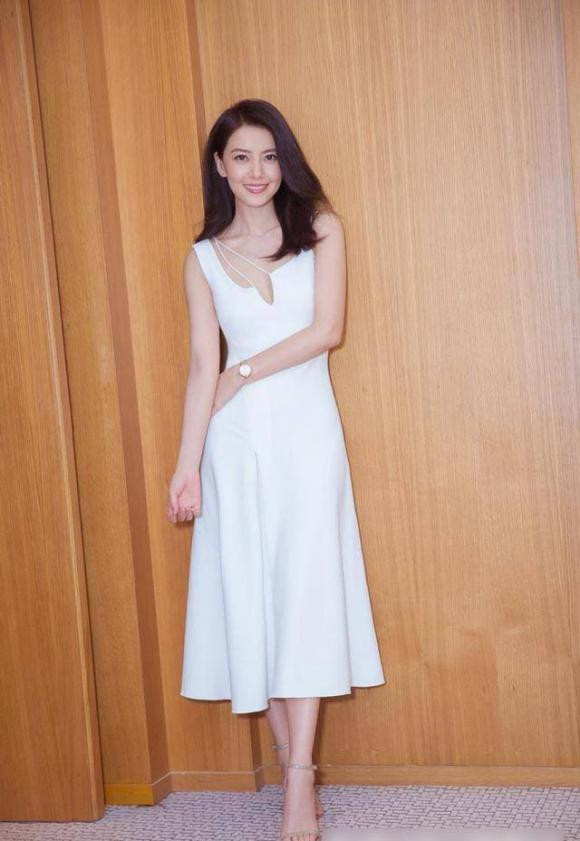
#> input picture images/karakter.jpg, 580 x 841 px
$ python 12-Goruntu_Konturlari.py
#> lines starting #> are read from the running program, lines starting #| are printed output that depends on the picture; after the words box and inside, x2 and y2 are one past the last pixel; in counts of white or black regions, pixels touching at a corner belong together
#> further down, src is the input picture: shape (841, 580, 3); mean B, G, R 126, 150.9, 191.3
import cv2 as cv

def threshold_demo(image):
    dst = cv.GaussianBlur(image, (3, 3), 0)  # Gürültüyü azaltmak için 3x3 çekirdek boyutuyla Gauss bulanıklaştırması uygular
    gray = cv.cvtColor(dst, cv.COLOR_BGR2GRAY)
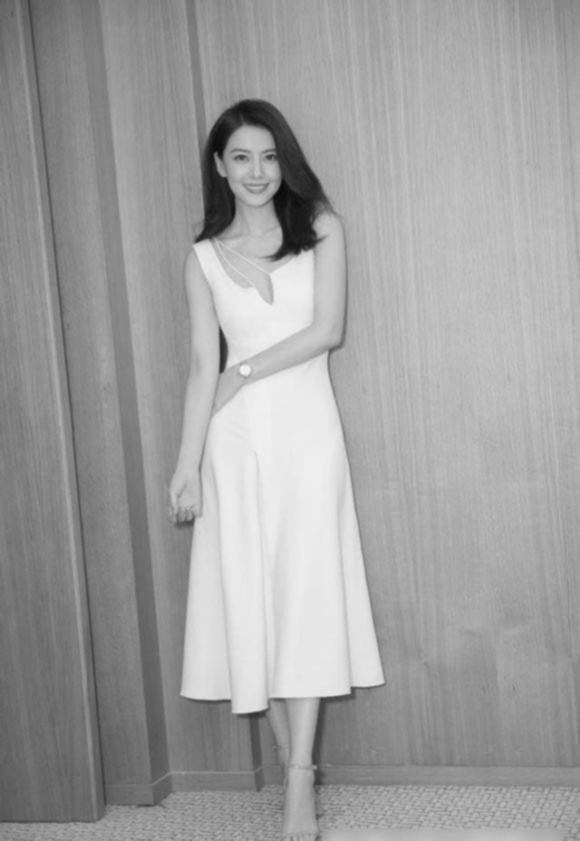
#> gray: shape (841, 580); min 8, max 241, mean 160.2
    ret, binary = cv.threshold(gray, 0, 255, cv.THRESH_OTSU | cv.THRESH_BINARY)  # Otsu yöntemiyle otomatik eşik değeri bulup görüntüyü siyah-beyaza (binary) çevirir
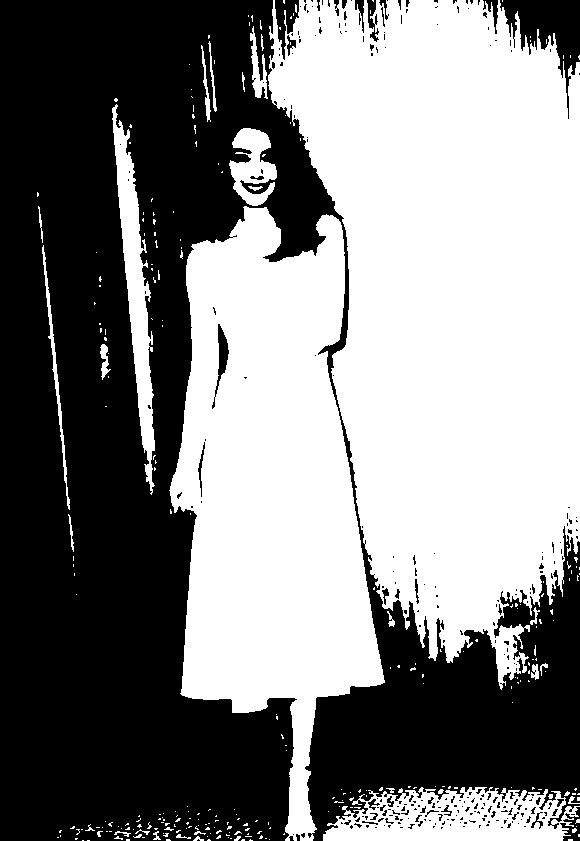
#> binary: shape (841, 580); 51.1% white; 284 black regions (250 under 20 px), largest, box (x1, y1, x2, y2) and area: (0, 0, 580, 841) 230308, (500, 0, 580, 119) 3650, (275, 0, 299, 60) 699
#> ret = 159
    cv.imshow("binary", binary)
    return binary

def canny_demo(image):
    t = 100
    canny_output = cv.Canny(image, t, t * 2)  # 100 ve 200 değerleriyle kenar tespiti uygular
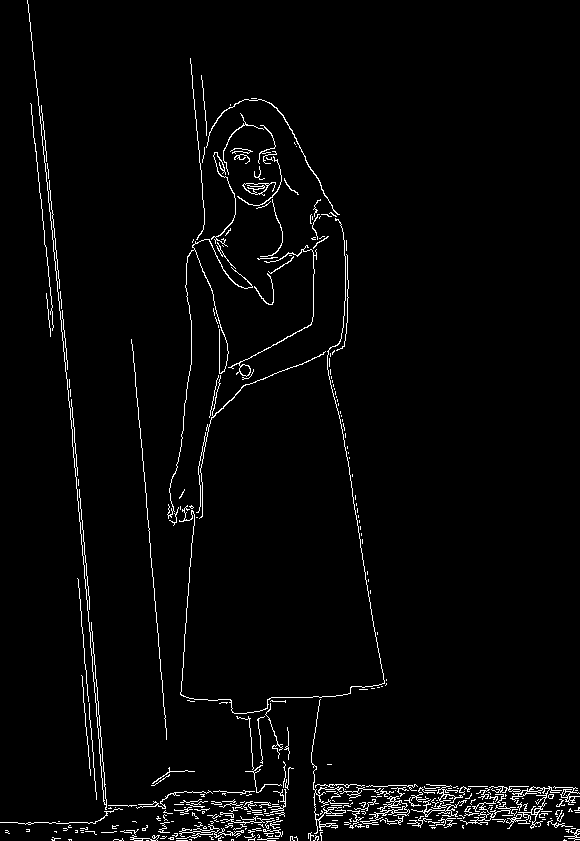
#> canny_output: shape (841, 580); 2.7% white in thin lines or dots
    cv.imshow("canny_output", canny_output)
    return canny_output

src = cv.imread("../images/karakter.jpg")
cv.namedWindow("input", cv.WINDOW_AUTOSIZE)
cv.imshow("input", src)
cv.waitKey(0)

binary = threshold_demo(src)

canny = canny_demo(src)

# Kenar görüntüsündeki tüm konturları ve iç içe hiyerarşilerini (RETR_TREE) bulur
contours, hierarchy = cv.findContours(canny, cv.RETR_TREE, cv.CHAIN_APPROX_SIMPLE)
#> contours = 409 contours, 379 with area under 20; largest, box (x1, y1, x2, y2) and area: (360, 796, 410, 825) 234, (242, 182, 276, 196) 208, (506, 786, 562, 829) 190, (243, 183, 268, 195) 176, (228, 245, 317, 377) 152

for c in range(len(contours)):  # Bulunan tüm konturlar üzerinde tek tek döner
    # Her bir konturu orijinal görüntünün üzerine kırmızı renkte, 2 piksel kalınlığında ve 8-bağlantılı çizgi tipiyle çizer
    cv.drawContours(src, contours, c, (0, 0, 255), 2, 8)
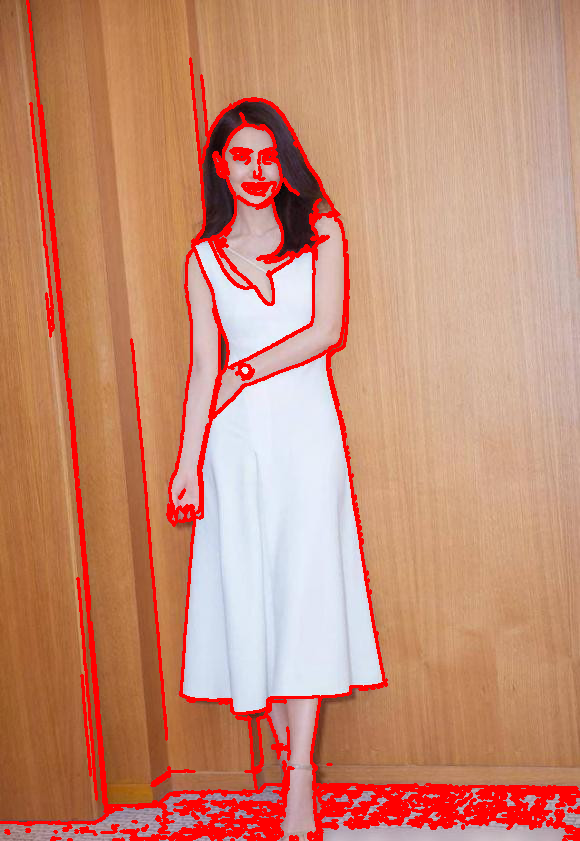
#> src: shape (841, 580, 3); 7.83% of pixels changed, all inside (x1, y1, x2, y2) = (0, 0, 580, 841)

cv.imshow("contours-demo", src)
cv.waitKey(0)

$ run again, with images/bloklar.jpg copied over images/karakter.jpg
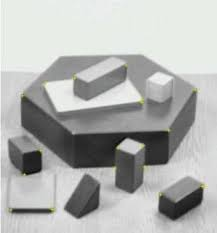
#> input picture images/bloklar.jpg, 217 x 233 px
#> src is the input picture: shape (233, 217, 3); mean B, G, R 176.7, 178.6, 177.2
#> in threshold_demo, `ret, binary = cv.threshold(gray, 0, 255, cv.THRESH_OTSU | cv.THRESH_BI..`:
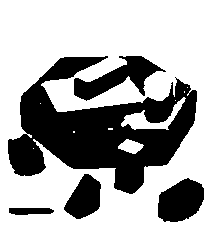
#> binary: shape (233, 217); 67.3% white; 5 black regions, box (x1, y1, x2, y2) and area: (8, 56, 197, 194) 12047, (74, 56, 166, 101) 1659, (158, 178, 204, 222) 1496, (64, 174, 101, 219) 1080, (9, 208, 54, 215) 271
#> ret = 158
#> canny_output: shape (233, 217); 4.8% white in thin lines or dots, all inside (x1, y1, x2, y2) = (0, 54, 208, 233)
#> contours = 25 contours, 12 with area under 20; largest, box (x1, y1, x2, y2) and area: (20, 54, 201, 194) 6696, (20, 96, 170, 194) 5624, (42, 57, 142, 112) 1759, (44, 79, 142, 112) 1666, (64, 173, 101, 219) 1038
#> the loop `for c in range(len(contours)):` made 25 passes
#> after the loop `for c in range(len(contours)):`:
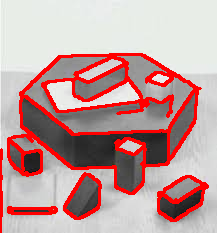
#> src: shape (233, 217, 3); 14.54% of pixels changed, all inside (x1, y1, x2, y2) = (0, 53, 209, 233)

$ run again, with images/cicek.jpg copied over images/karakter.jpg
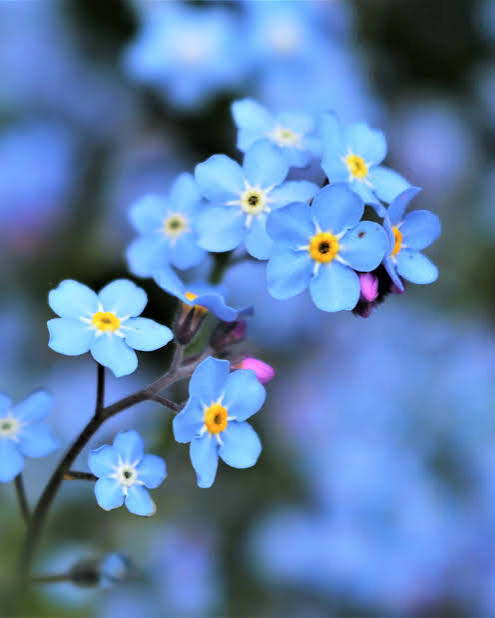
#> input picture images/cicek.jpg, 495 x 618 px
#> src is the input picture: shape (618, 495, 3); mean B, G, R 168.8, 125.9, 92.6
#> in threshold_demo, `ret, binary = cv.threshold(gray, 0, 255, cv.THRESH_OTSU | cv.THRESH_BI..`:
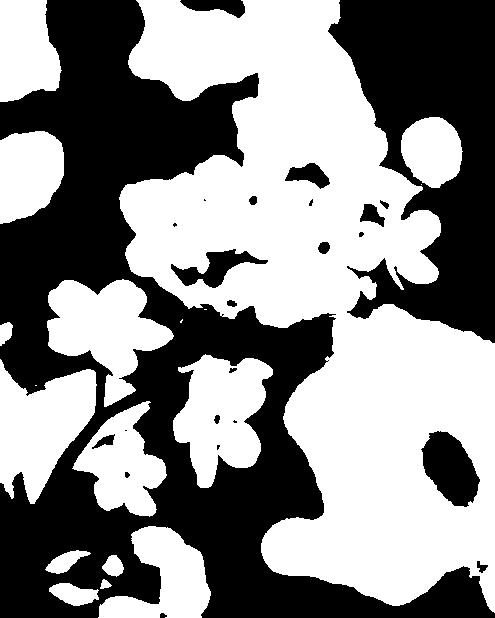
#> binary: shape (618, 495); 54.2% white; 24 black regions (6 under 20 px), largest, box (x1, y1, x2, y2) and area: (0, 0, 495, 618) 100580, (328, 0, 495, 343) 32963, (421, 431, 480, 507) 2877
#> ret = 117
#> canny_output: shape (618, 495); 2.6% white in thin lines or dots, all inside (x1, y1, x2, y2) = (0, 0, 442, 589)
#> contours = 263 contours, 226 with area under 20; largest, box (x1, y1, x2, y2) and area: (55, 400, 178, 516) 847, (125, 482, 157, 516) 701, (309, 233, 339, 264) 695, (309, 233, 339, 264) 673, (91, 312, 120, 332) 410
#> after the loop `for c in range(len(contours)):`:
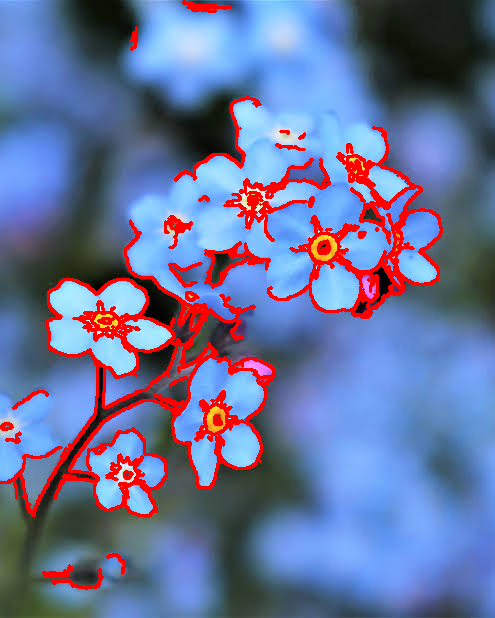
#> src: shape (618, 495, 3); 8.13% of pixels changed, all inside (x1, y1, x2, y2) = (0, 0, 443, 590)

$ run again, with images/dog.jpg copied over images/karakter.jpg
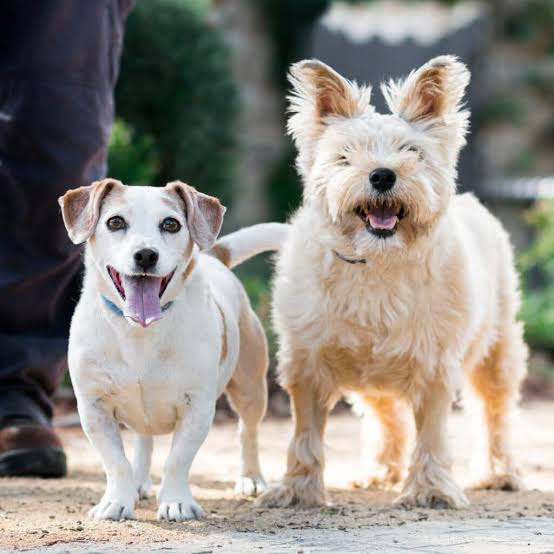
#> input picture images/dog.jpg, 554 x 554 px
#> src is the input picture: shape (554, 554, 3); mean B, G, R 134.9, 141.7, 146.7
#> in threshold_demo, `ret, binary = cv.threshold(gray, 0, 255, cv.THRESH_OTSU | cv.THRESH_BI..`:
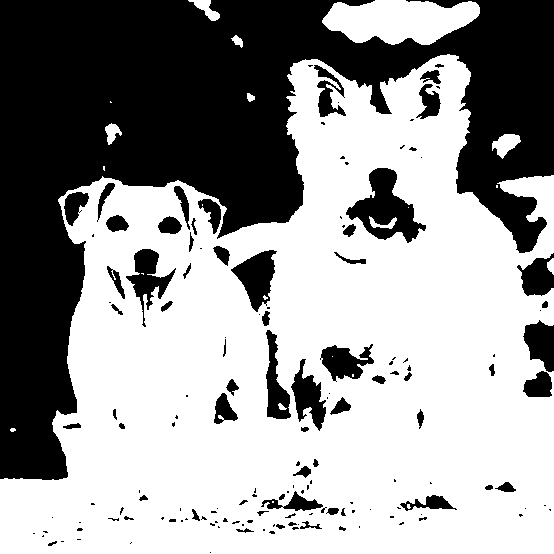
#> binary: shape (554, 554); 60.2% white; 153 black regions (86 under 20 px), largest, box (x1, y1, x2, y2) and area: (0, 0, 554, 480) 102924, (346, 168, 426, 243) 2750, (231, 250, 277, 312) 1496
#> ret = 128
#> canny_output: shape (554, 554); 6.4% white in thin lines or dots
#> contours = 796 contours, 710 with area under 20; largest, box (x1, y1, x2, y2) and area: (351, 204, 406, 240) 694, (352, 205, 397, 240) 339, (158, 216, 182, 244) 289, (366, 214, 399, 230) 272, (158, 216, 182, 234) 266
#> after the loop `for c in range(len(contours)):`:
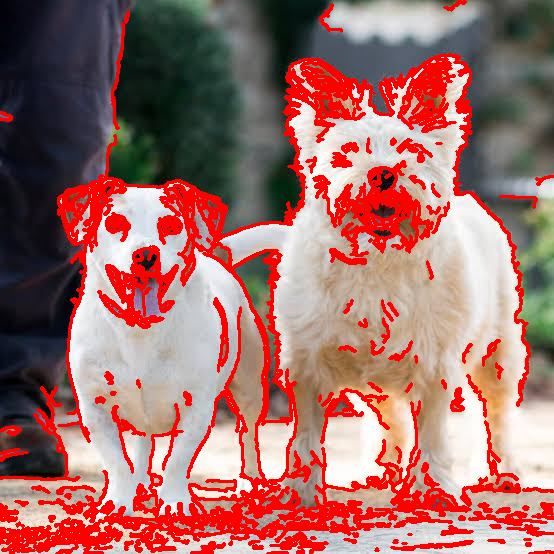
#> src: shape (554, 554, 3); 18.96% of pixels changed, all inside (x1, y1, x2, y2) = (0, 0, 554, 554)
